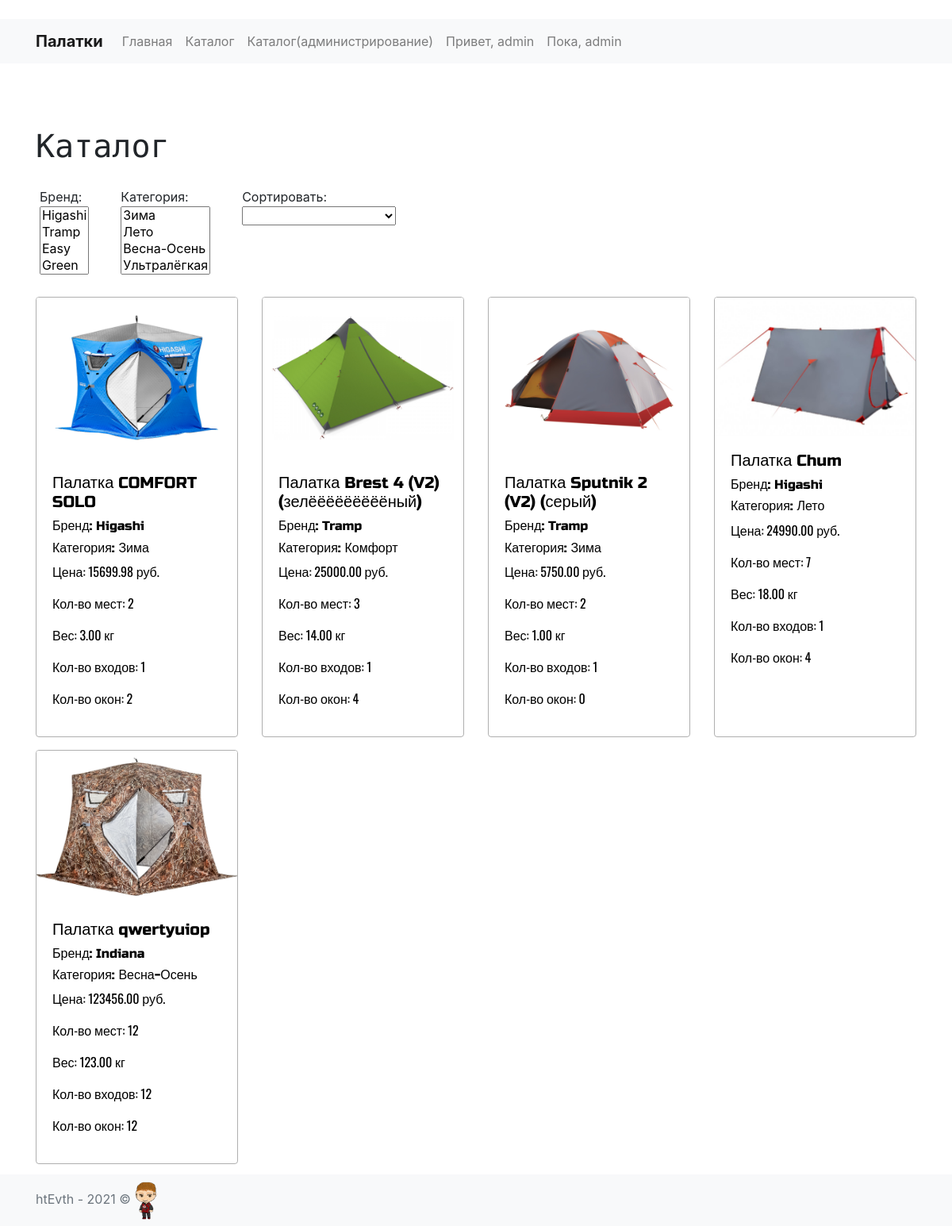
/catalog/ (signed in), run on the app's committed database.
### mainApp/models.py (models this page shows, shortened)
class Visitor(models.Model):
    PK_Visitor = models.AutoField(db_column='PK_Visitor', primary_key=True)
    user = models.OneToOneField(
        User, on_delete=models.CASCADE, related_name='profile')
    email = models.EmailField(
        db_column='email', max_length=254, null=True, blank=True)
    name = models.CharField(
        db_column='name', max_length=100, null=True, blank=True)
    surname = models.CharField(
        db_column='surname', max_length=100, null=True, blank=True)
    midname = models.CharField(
        db_column='midname', max_length=100, null=True, blank=True)
    class Meta:
        db_table = 'Visitor'

class Tent(models.Model):
    PK_Tent = models.AutoField(db_column='PK_Tent', primary_key=True)
    name = models.CharField(db_column='nameTent', max_length=200)
    price = models.DecimalField(
        db_column='price', max_digits=15, decimal_places=2)
    weight = models.DecimalField(
        db_column='weight', max_digits=5, decimal_places=2)
    places = models.IntegerField(db_column='places')
    doors = models.IntegerField(db_column='doors')
    windows = models.IntegerField(db_column='windows')
    description = models.TextField(
        db_column='description', blank=True, null=True)
    imagepath = models.ImageField(upload_to=settings.MEDIA_ROOT,
        db_column='imagePath', max_length=255, blank=True, null=True)
    PK_Category = models.ForeignKey(
        Category, models.DO_NOTHING, db_column='PK_Category')
    PK_Brand = models.ForeignKey(
        Brand, models.DO_NOTHING, db_column='PK_Brand')
    def get_url(self):
        return reverse('productinfo', args=[str(self.PK_Tent)])
    class Meta:
        db_table = 'Tent'

class Brand(models.Model):
    PK_Brand = models.AutoField(db_column='PK_Brand', primary_key=True)
    name = models.CharField(db_column='nameBrand', max_length=100)
    class Meta:
        db_table = 'Brand'

class Category(models.Model):
    PK_Category = models.AutoField(db_column='PK_Category', primary_key=True)
    name = models.CharField(db_column='nameCategory', max_length=100)
    class Meta:
        db_table = 'Category'

### mainApp/views.py (the view, shortened to what this page needs)
# urls.py: path('catalog/', views.catalog, name="catalog"),
def catalog(request):
    tents = Tent.objects.all()
    return render(request, 'mainApp/catalog.html', {
        "tents": tents,
        "brands": Brand.objects.all(),
        "categories": Category.objects.all()
        })

### mainApp/templates/mainApp/catalog.html (shortened to what this page needs)
{% extends 'mainApp/wrapper.html' %}
{% load static %}
{% block content %}
<main id="content">
    <div class="container">
        <h1> Каталог</h1>
        <div class="row">
            <div class="filters__filter">
                <div class="filters__filter-label">Бренд:</div>
                <select class="selectpicker" title="" multiple name="" id="filter_brand">
                    {% for brand in brands %}
                    <option class="filter-option" value="{{ brand.PK_Brand }}">{{ brand.name }}</option>
                    {% endfor %}
                </select>
            </div>
            <div class="filters__filter">
                <div class="filters__filter-label">Категория:</div>
                <select class="selectpicker" title="" multiple name="" id="filter_category">
                    {% for category in categories %}
                    <option class="filter-option" value="{{ category.PK_Category }}">{{ category.name }}</option>
                    {% endfor %}
                </select>
            </div>
            <div class=" filters__filter">
                <div class="filters__filter-label">Сортировать:</div>
                <select class="selectpicker" title="" name="" id="filter_price">
                    <option class="filter-option" value="default_none"></option>
                    <option class="filter-option" value="ascending_price">по возрастанию цены</option>
                </select>
            </div>
        </div>
        <div class="row" id="container-tents">
            {% for singleTent in tents %}
            <div class="col-lg-3 col-md-6 my-2">
                <div class="card single-item h-100">
                    <a href="{{ singleTent.get_url }}">
                        {% if singleTent.imagepath.url == "/False" %}
                        <img src="{% static 'img/empty.png' %}" class="card-img-top" alt="Отсутствует изображение">
                        {% elif singleTent.imagepath %}
                        <img src="{{singleTent.imagepath.url}}" class="card-img-top" alt="{{ singleTent.PK_Tent }}">
                        {% else %}
                        <img src="{% static 'img/empty.png' %}" class="card-img-top" alt="Отсутствует изображение">
                        {% endif %}
                        <div class="card-body">
                            <h5>Палатка {{ singleTent.name}}</h5>
                            <h6>Бренд: {{ singleTent.PK_Brand.name}}</h6>
                            <h6>Категория: {{ singleTent.PK_Category.name}}</h6>
                            <p>Цена: {{ singleTent.price }} руб.</p>
                            <p>Кол-во мест: {{ singleTent.places }}</p>
                            <p>Вес: {{ singleTent.weight }} кг</p>
                            <p>Кол-во входов: {{ singleTent.doors }}</p>
                            <p>Кол-во окон: {{ singleTent.windows }}</p>
                        </div>
                    </a>
                </div>
            </div>
            {% endfor %}
        </div>
    </div>
</main>
{% endblock %}

### mainApp/templates/mainApp/include/menu.html (shortened to what this page needs)
{% load static %}
<nav class="navbar navbar-expand-lg navbar-light bg-light sticky-top">
  <div class="container">
      <a class="navbar-brand" href="{% url 'index' %}">
        Палатки
      </a>
      <div class="collapse navbar-collapse" id="navbarNav">
          <ul class="navbar-nav mr-auto mb-3 mb-lg-0">
            <li class="nav-item">
              <a href="{% url 'index' %}" class="nav-link">Главная</a>
            </li>
            <li class="nav-item">
              <a href="{% url 'catalog' %}" class="nav-link">Каталог</a>
            </li>
            {% if user.is_superuser %}
            <li class="nav-item">
              <a href="{% url 'pageadmin' %}" class="nav-link">Каталог(администрирование)</a>
            </li>
            {% endif %}
            {% if user.is_authenticated %}
            <div class="nav-item">
              <a href="{% url 'lk' %}" class="nav-link" >Привет, {{ user.profile.name }}</a>
            </div>
            <div class="nav-item">
              <a href="{% url 'logout' %}" class="nav-link" >Пока, {{ user.profile.name }}</a>
            </div>
            {% endif %}
          </ul>
      </div>
  </div>
</nav>

### mainApp/static/css/style.css (style rules this page uses)
html { min-height: 100%; position: relative; }
#content { padding-top: 80px; padding-bottom: 70px; }
#content p { font-family: 'Oswald', sans-serif; }
#content h1 { font-family: 'Rubik Mono One', sans-serif; }
#content h5, #content h6 { font-family: 'Russo One', Arial; }
.navbar-brand { font-weight: bold; }
.single-item { border: 1px solid #afafaf; transition: all ease-in-out 0.2s; }
.single-item a { text-decoration: none; color: #000; }
.card { position: relative; }
.single-item { border: 1px solid #afafaf; transition: all ease-in-out 0.3s; }
.single-item { display: flex; }
.filters__filter { padding: 20px; }

### data on the page
Tent: imagepath (picture), name "COMFORT SOLO", PK_Brand.name "Higashi", PK_Category.name "Зима", price "15699.98", places "2", weight "3.00", doors "1", windows "2"
Tent: imagepath (picture), name "Brest 4 (V2) (зелёёёёёёёёёный)", PK_Brand.name "Tramp", PK_Category.name "Комфорт", price "25000.00", places "3", weight "14.00", doors "1", windows "4"
Tent: imagepath (picture), name "Sputnik 2 (V2) (серый)", PK_Brand.name "Tramp", PK_Category.name "Зима", price "5750.00", places "2", weight "1.00", doors "1", windows "0"
Tent: imagepath (picture), name "Chum", PK_Brand.name "Higashi", PK_Category.name "Лето", price "24990.00", places "7", weight "18.00", doors "1", windows "4"
Tent: imagepath (picture), name "qwertyuiop", PK_Brand.name "Indiana", PK_Category.name "Весна-Осень", price "123456.00", places "12", weight "123.00", doors "12", windows "12"

### other printed values
{{ user.profile.name }} "admin"
